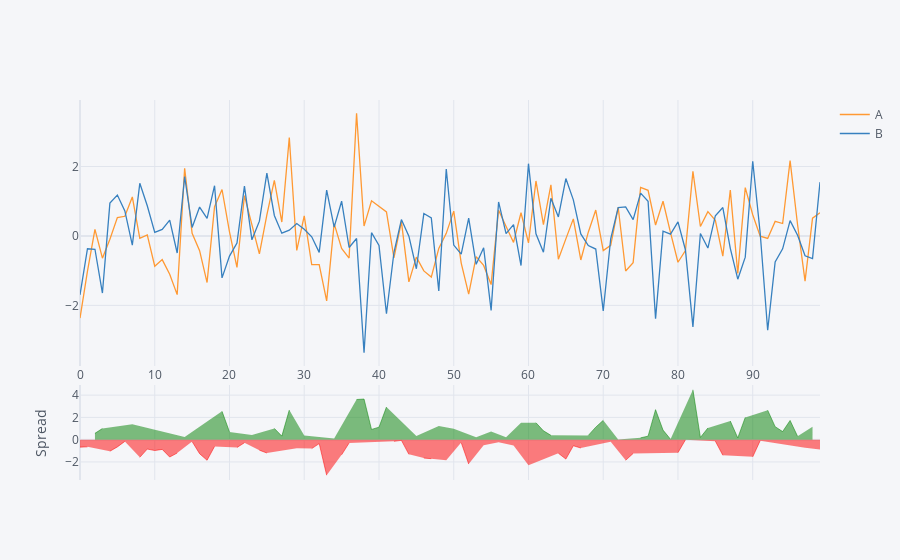

Notebook code for this chart:
### Code cell
df1[['A', 'B']].iplot(kind='spread')
